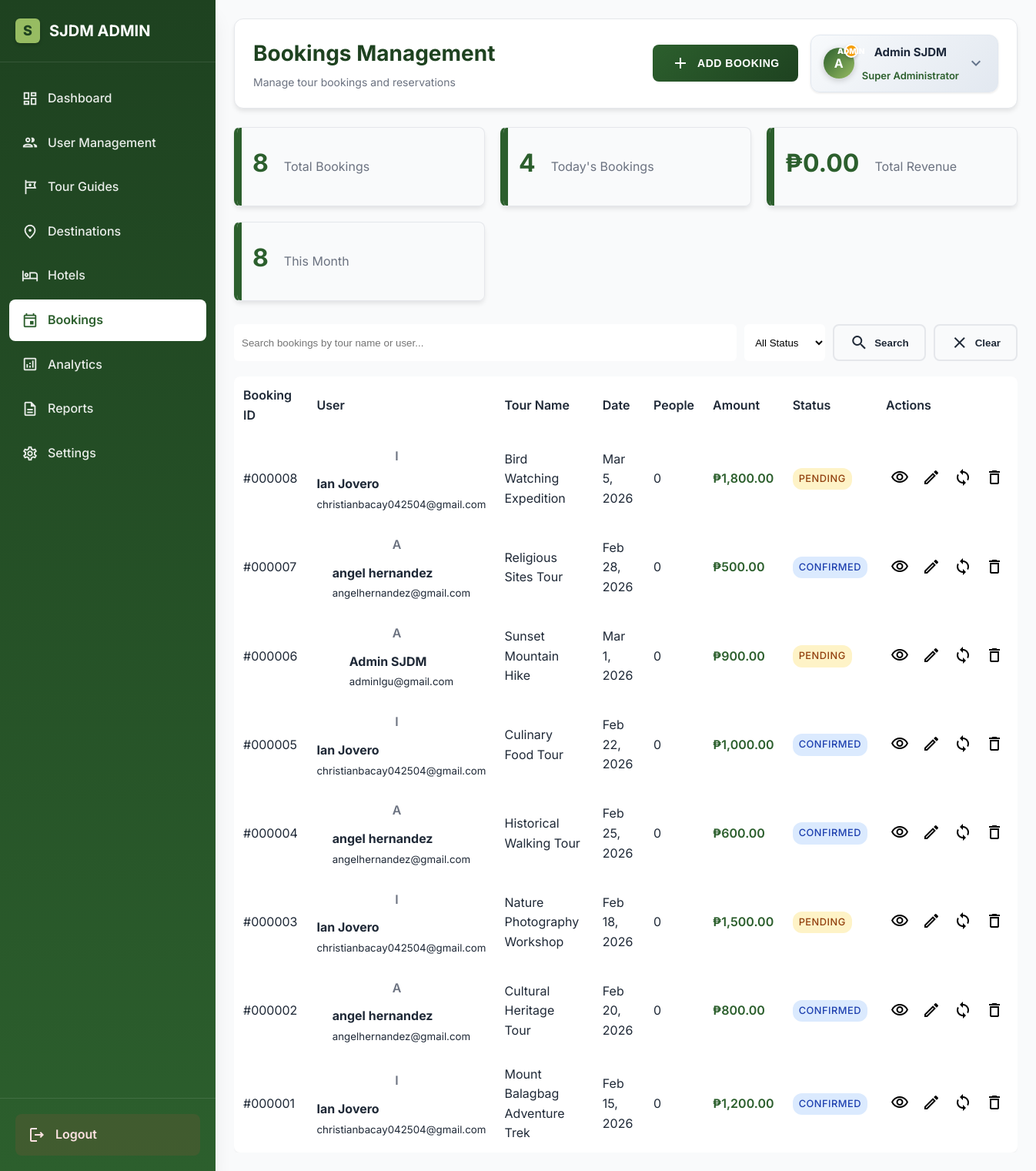
The app's page /admin/bookings.php (signed in) with its own data.
### tables this page shows
CREATE TABLE `admin_menu_items` (
  `id` int(11) NOT NULL AUTO_INCREMENT,
  `menu_name` varchar(100) NOT NULL,
  `menu_icon` varchar(50) DEFAULT NULL,
  `menu_url` varchar(200) NOT NULL,
  `display_order` int(11) DEFAULT 0,
  `is_active` tinyint(1) DEFAULT 1,
  `parent_id` int(11) DEFAULT 0,
  `created_at` timestamp NOT NULL DEFAULT current_timestamp(),
  `updated_at` timestamp NOT NULL DEFAULT current_timestamp() ON UPDATE current_timestamp(),
  PRIMARY KEY (`id`),
  KEY `idx_display_order` (`display_order`),
  KEY `idx_is_active` (`is_active`)
);

CREATE TABLE `users` (
  `id` int(11) NOT NULL,
  `first_name` varchar(50) NOT NULL,
  `last_name` varchar(50) NOT NULL,
  `email` varchar(100) NOT NULL,
  `password` varchar(255) NOT NULL,
  `user_type` enum('user','admin') DEFAULT 'user',
  `status` enum('active','inactive','suspended') DEFAULT 'active',
  `created_at` timestamp NOT NULL DEFAULT current_timestamp(),
  `updated_at` timestamp NOT NULL DEFAULT current_timestamp() ON UPDATE current_timestamp(),
  `last_login` timestamp NULL DEFAULT NULL,
  PRIMARY KEY (`id`),
  UNIQUE KEY `email` (`email`)
);

CREATE TABLE `bookings` (
  `id` int(11) NOT NULL,
  `user_id` int(11) NOT NULL,
  `guide_id` int(11) NULL,
  `tour_name` varchar(200) NOT NULL,
  `destination` varchar(200) NULL,
  `booking_date` date NOT NULL,
  `check_in_date` date NULL,
  `check_out_date` date NULL,
  `number_of_people` int(11) NOT NULL,
  `contact_number` varchar(50) NULL,
  `email` varchar(255) NULL,
  `special_requests` text NULL,
  `total_amount` decimal(10,2) NOT NULL,
  `payment_method` enum('pay_later','gcash','bank_transfer') DEFAULT 'pay_later',
  `status` enum('pending','confirmed','cancelled','completed') DEFAULT 'pending',
  `booking_reference` varchar(50) NULL,
  `created_at` timestamp NOT NULL DEFAULT current_timestamp(),
  `updated_at` timestamp NOT NULL DEFAULT current_timestamp() ON UPDATE current_timestamp(),
  PRIMARY KEY (`id`),
  KEY `idx_user_id` (`user_id`),
  KEY `idx_guide_id` (`guide_id`),
  KEY `idx_booking_date` (`booking_date`),
  KEY `idx_status` (`status`),
  KEY `idx_booking_reference` (`booking_reference`)
);

### config/auth.php (called while the page is built, shortened)
<?php
function getCurrentUserId() {
    return isset($_SESSION['user_id']) ? $_SESSION['user_id'] : null;
}
function getCurrentUser() {
    $conn = getDatabaseConnection();
    $userId = getCurrentUserId();
    $stmt = $conn->prepare("SELECT id, first_name, last_name, email, user_type, status FROM users WHERE id = ?");
    $stmt->bind_param("i", $userId);
    $stmt->execute();
    $result = $stmt->get_result();
    $user = $result->fetch_assoc();
    return $user;
}
?>

### admin/bookings.php (the view, shortened to what this page needs)
<?php
require_once __DIR__ . '/../config/auth.php';
function getAdminConnection()
{
    return getDatabaseConnection();
}
function initAdminAuth()
{
    return getCurrentUser();
}
function getBookingsList($conn, $page = 1, $limit = 15, $search = '', $status = '')
{
    $offset = ($page - 1) * $limit;
    $search = $conn->real_escape_string($search);
    $bookingsQuery = "SELECT b.*, CONCAT(u.first_name, ' ', u.last_name) as user_name, u.email as user_email
                      FROM bookings b
                      JOIN users u ON b.user_id = u.id
                      WHERE 1=1";
    $bookingsQuery .= " ORDER BY b.created_at DESC LIMIT $limit OFFSET $offset";
    $bookingsResult = $conn->query($bookingsQuery);
    $countQuery = "SELECT COUNT(*) as total FROM bookings b JOIN users u ON b.user_id = u.id WHERE 1=1";
    $countResult = $conn->query($countQuery);
    $totalCount = $countResult->fetch_assoc()['total'];
    $totalPages = ceil($totalCount / $limit);
    $bookings = [];
    while ($row = $bookingsResult->fetch_assoc()) {
        $bookings[] = $row;
    }
    return [
        'bookings' => $bookings,
        'pagination' => [
            'current_page' => $page,
            'total_pages' => $totalPages,
            'total_count' => $totalCount,
            'limit' => $limit
        ]
    ];
}
function getBookingStats($conn)
{
    $stats = [];
    $result = $conn->query("SELECT COUNT(*) as total FROM bookings");
    $stats['total'] = $result->fetch_assoc()['total'];
    $result = $conn->query("SELECT status, COUNT(*) as count FROM bookings GROUP BY status");
    $stats['by_status'] = [];
    while ($row = $result->fetch_assoc()) {
        $stats['by_status'][$row['status']] = $row['count'];
    }
    $result = $conn->query("SELECT COUNT(*) as total FROM bookings WHERE DATE(created_at) = CURDATE()");
    $stats['today'] = $result->fetch_assoc()['total'];
    $result = $conn->query("SELECT COUNT(*) as total FROM bookings WHERE MONTH(created_at) = MONTH(CURDATE()) AND YEAR(created_at) = YEAR(CURDATE())");
    $stats['this_month'] = $result->fetch_assoc()['total'];
    $result = $conn->query("SELECT SUM(total_amount) as total FROM bookings WHERE status = 'completed'");
    $stats['total_revenue'] = $result->fetch_assoc()['total'] ?? 0;
    return $stats;
}
$currentUser = initAdminAuth();
$conn = getAdminConnection();
$dbSettings = [];
$result = $conn->query("SELECT setting_key, setting_value FROM admin_dashboard_settings");
if ($result) {
    while ($row = $result->fetch_assoc()) {
        $dbSettings[$row['setting_key']] = $row['setting_value'];
    }
}
$bSettings = [];
$result = $conn->query("SELECT setting_key, setting_value FROM booking_settings");
if ($result) {
    while ($row = $result->fetch_assoc()) {
        $bSettings[$row['setting_key']] = $row['setting_value'];
    }
}
$logoText = $dbSettings['admin_logo_text'] ?? 'SJDM ADMIN';
$moduleTitle = $bSettings['module_title'] ?? 'Bookings Management';
$moduleSubtitle = $bSettings['module_subtitle'] ?? 'Manage tour bookings';
$adminInfo = ['role_title' => 'Administrator', 'admin_mark' => 'A'];
$stmt = $conn->prepare("SELECT admin_mark, role_title FROM admin_users WHERE user_id = ?");
$userId = $currentUser['id'];
$stmt->bind_param("i", $userId);
$stmt->execute();
$result = $stmt->get_result();
if ($row = $result->fetch_assoc()) {
    $adminInfo = $row;
}
$menuItems = [];
$result = $conn->query("SELECT * FROM admin_menu_items WHERE is_active = 1 ORDER BY display_order ASC");
if ($result) {
    while ($row = $result->fetch_assoc()) {
        $menuItems[] = $row;
    }
}
$page = isset($_GET['page']) ? max(1, intval($_GET['page'])) : 1;
$limit = intval($bSettings['default_booking_limit'] ?? 15);
$search = isset($_GET['search']) ? $conn->real_escape_string($_GET['search']) : '';
$status = isset($_GET['status']) ? $conn->real_escape_string($_GET['status']) : '';
$bookingsData = getBookingsList($conn, $page, $limit, $search, $status);
$bookings = $bookingsData['bookings'];
$bookingStats = getBookingStats($conn);
?>
<!DOCTYPE html>
<html lang="en">
<head>
    <link rel="stylesheet" href="admin-styles.css">
</head>
<body>
    <div class="admin-container">
        <aside class="sidebar">
            <div class="sidebar-header">
                <div class="logo">
                    <div class="mark-icon"><?php echo strtoupper(substr($logoText, 0, 1) ?: 'A'); ?></div>
                    <span><?php echo $logoText; ?></span>
                </div>
            </div>
            <nav class="sidebar-nav">
                <?php foreach ($menuItems as $item):
                    $isActive = basename($_SERVER['PHP_SELF']) == $item['menu_url'] ? 'active' : '';
                    ?>
                    <a href="<?php echo $item['menu_url']; ?>" class="nav-item <?php echo $isActive; ?>">
                        <span class="material-icons-outlined"><?php echo $item['menu_icon']; ?></span>
                        <span><?php echo $item['menu_name']; ?></span>
                    </a>
                <?php endforeach; ?>
            </nav>
            <div class="sidebar-footer">
                <a href="logout.php" class="logout-btn">
                    <span class="material-icons-outlined">logout</span>
                    <span>Logout</span>
                </a>
            </div>
        </aside>
        <main class="main-content">
            <header class="top-bar">
                <div class="page-title">
                    <h1><?php echo $moduleTitle; ?></h1>
                    <p><?php echo $moduleSubtitle; ?></p>
                </div>
                <div class="top-bar-actions">
                    <button class="btn-primary" onclick="showAddBookingModal()">
                        <span class="material-icons-outlined">add</span>
                        Add Booking
                    </button>
                    <div class="profile-dropdown">
                        <div class="profile-dropdown-toggle">
                            <div class="avatar">
                                <span><?php echo strtoupper(substr($currentUser['first_name'], 0, 1)); ?></span>
                                <div class="admin-mark-badge"><?php echo $adminInfo['admin_mark'] ?? 'A'; ?></div>
                            </div>
                            <div class="user-info">
                                <p class="user-name">
                                    <?php echo htmlspecialchars($currentUser['first_name'] . ' ' . $currentUser['last_name']); ?>
                                </p>
                                <p class="user-role"><?php echo $adminInfo['role_title']; ?></p>
                            </div>
                            <span class="material-icons-outlined dropdown-arrow">expand_more</span>
                        </div>
                    </div>
                </div>
            </header>
            <div class="content-area">
                <div class="booking-stats">
                    <div class="stat-card">
                        <h3><?php echo $bookingStats['total']; ?></h3>
                        <p>Total Bookings</p>
                    </div>
                    <div class="stat-card">
                        <h3><?php echo $bookingStats['today']; ?></h3>
                        <p>Today's Bookings</p>
                    </div>
                    <div class="stat-card">
                        <h3>₱<?php echo number_format($bookingStats['total_revenue'], 2); ?></h3>
                        <p>Total Revenue</p>
                    </div>
                    <div class="stat-card">
                        <h3><?php echo $bookingStats['this_month']; ?></h3>
                        <p>This Month</p>
                    </div>
                </div>
                <div class="search-filters">
                    <input type="text" id="searchInput" placeholder="Search bookings by tour name or user..."
                        value="<?php echo htmlspecialchars($search); ?>">
                    <select id="statusFilter" onchange="filterBookings()">
                        <option value="">All Status</option>
                    </select>
                    <button class="btn-secondary" onclick="searchBookings()">
                        <span class="material-icons-outlined">search</span>
                        Search
                    </button>
                    <button class="btn-secondary" onclick="clearFilters()">
                        <span class="material-icons-outlined">clear</span>
                        Clear
                    </button>
                </div>
                <div class="table-container">
                    <table class="booking-table">
                        <thead>
                            <tr>
                                <th>Booking ID</th>
                                <th>User</th>
                                <th>Tour Name</th>
                                <th>Date</th>
                                <th>People</th>
                                <th>Amount</th>
                                <th>Status</th>
                                <th>Actions</th>
                            </tr>
                        </thead>
                        <tbody>
                            <?php foreach ($bookings as $booking): ?>
                                <tr>
                                    <td>#<?php echo str_pad($booking['id'], 6, '0', STR_PAD_LEFT); ?></td>
                                    <td>
                                        <div class="user-info">
                                            <div class="user-avatar">
                                                <?php echo strtoupper(substr($booking['user_name'], 0, 1)); ?>
                                            </div>
                                            <div>
                                                <strong><?php echo htmlspecialchars($booking['user_name']); ?></strong><br>
                                                <small><?php echo htmlspecialchars($booking['user_email']); ?></small>
                                            </div>
                                        </div>
                                    </td>
                                    <td><?php echo htmlspecialchars($booking['tour_name']); ?></td>
                                    <td><?php echo date('M j, Y', strtotime($booking['booking_date'])); ?></td>
                                    <td><?php echo $booking['number_of_people']; ?></td>
                                    <td class="booking-amount">₱<?php echo number_format($booking['total_amount'], 2); ?>
                                    </td>
                                    <td>
                                        <span class="status-badge status-<?php echo $booking['status']; ?>">
                                            <?php echo ucfirst($booking['status']); ?>
                                        </span>
                                    </td>
                                    <td>
                                        <div class="action-buttons">
                                            <button class="btn-icon" onclick="viewBooking(<?php echo $booking['id']; ?>)"
                                                title="View">
                                                <span class="material-icons-outlined">visibility</span>
                                            </button>
                                            <button class="btn-icon" onclick="editBooking(<?php echo $booking['id']; ?>)"
                                                title="Edit">
                                                <span class="material-icons-outlined">edit</span>
                                            </button>
                                            <button class="btn-icon" onclick="updateStatus(<?php echo $booking['id']; ?>)"
                                                title="Update Status">
                                                <span class="material-icons-outlined">sync</span>
                                            </button>
                                            <button class="btn-icon" onclick="deleteBooking(<?php echo $booking['id']; ?>)"
                                                title="Delete">
                                                <span class="material-icons-outlined">delete</span>
                                            </button>
                                        </div>
                                    </td>
                                </tr>
                            <?php endforeach; ?>
                        </tbody>
                    </table>
                </div>
            </div>
        </main>
    </div>
</body>
</html>

### records on screen
admin_menu_items: menu_name "Dashboard"
admin_menu_items: menu_name "User Management"
admin_menu_items: menu_name "Tour Guides"
admin_menu_items: menu_name "Destinations"
admin_menu_items: menu_name "Hotels"
admin_menu_items: menu_name "Bookings"
admin_menu_items: menu_name "Analytics"
admin_menu_items: menu_name "Reports"
admin_menu_items: menu_name "Settings"
users: first_name "A", first_name+last_name "Admin SJDM"
bookings: id "000008", user_name "I", user_name "Ian Jovero", user.email "christianbacay042504@gmail.com", tour_name "Bird Watching Expedition", booking_date "Mar 5, 2026", number_of_people "0", total_amount "1,800.00", status "PENDING"
bookings: id "000007", user_name "A", user_name "angel hernandez", user.email "angelhernandez@gmail.com", tour_name "Religious Sites Tour", booking_date "Feb 28, 2026", number_of_people "0", total_amount "500.00", status "CONFIRMED"
bookings: id "000006", user_name "A", user_name "Admin SJDM", user.email "adminlgu@gmail.com", tour_name "Sunset Mountain Hike", booking_date "Mar 1, 2026", number_of_people "0", total_amount "900.00", status "PENDING"
bookings: id "000005", user_name "I", user_name "Ian Jovero", user.email "christianbacay042504@gmail.com", tour_name "Culinary Food Tour", booking_date "Feb 22, 2026", number_of_people "0", total_amount "1,000.00", status "CONFIRMED"
bookings: id "000004", user_name "A", user_name "angel hernandez", user.email "angelhernandez@gmail.com", tour_name "Historical Walking Tour", booking_date "Feb 25, 2026", number_of_people "0", total_amount "600.00", status "CONFIRMED"
bookings: id "000003", user_name "I", user_name "Ian Jovero", user.email "christianbacay042504@gmail.com", tour_name "Nature Photography Workshop", booking_date "Feb 18, 2026", number_of_people "0", total_amount "1,500.00", status "PENDING"
bookings: id "000002", user_name "A", user_name "angel hernandez", user.email "angelhernandez@gmail.com", tour_name "Cultural Heritage Tour", booking_date "Feb 20, 2026", number_of_people "0", total_amount "800.00", status "CONFIRMED"
bookings: id "000001", user_name "I", user_name "Ian Jovero", user.email "christianbacay042504@gmail.com", tour_name "Mount Balagbag Adventure Trek", booking_date "Feb 15, 2026", number_of_people "0", total_amount "1,200.00", status "CONFIRMED"

### other values on screen
substr($logoText, 0, 1) ?: 'A' "S"
$logoText "SJDM ADMIN"
$moduleTitle "Bookings Management"
$moduleSubtitle "Manage tour bookings and reservations"
$adminInfo['admin_mark'] "ADMIN"
$adminInfo['role_title'] "Super Administrator"
$bookingStats['total'] "8"
$bookingStats['today'] "4"
$bookingStats['total_revenue'] "0.00"
$bookingStats['this_month'] "8"
